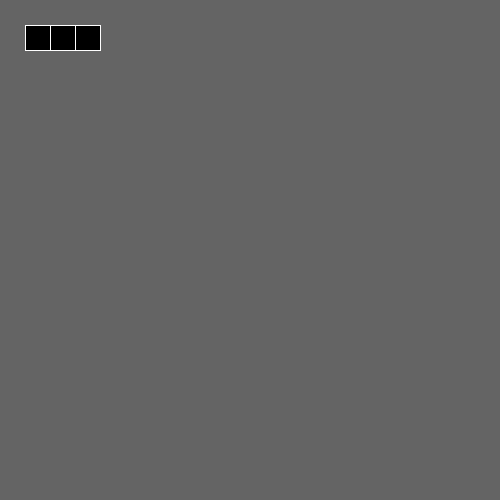
Frame 1 (no input)
Frame 60 (the mouse pressed at the canvas centre just before this capture): identical to frame 1, image omitted
Frame 120 (the mouse held since frame 60 and released just before this capture): identical to frame 1, image omitted

The Processing sketch that drew this single still picture (run headless with seeded random() and noise(); from frame 60 on, the mouse is pressed at the canvas centre):

// Processing sketch: processing_96655
// ── processing_96655.pde

class Location { // Define a new class called Location
   int row; // row id
   int column; // column id
   Location(int row, int column) {
     this.row = row;
     this.column = column;
   }
 }
 
ArrayList<Location> snake;
 final int COLS = 20;
 final int ROWS = 20;
 


void setup() {
   size(500, 500);
   startOfSnake();
 }
 
void startOfSnake() { //changed from reset to startOfSnake
   snake = new ArrayList<Location>();
   snake.add(new Location(1,3));
   snake.add(new Location(1,2));
   snake.add(new Location(1,1));
 //  addFood.add(new FoodLocation(random(FOOD_ROWS), random(FOOD_COLS)));
 }
 
/*
 void addFood() {
 
   
   How can we have a one block of food come up in a 
   random location?
    
   This didn't work:
    rect(20, 30, 50, 50);  

}
 */
 


void drawSnake(){
   for(Location l : snake){
     drawRect(l);
   }
 }
 
void drawRect(Location l) {
   int w = width / COLS;
   int h = height / ROWS;
   fill(0);
   stroke(255);
   rect(l.column * w, l.row * h, w, h);
 }
 
void draw() {
   background(100);    
   // updateSnake();
     drawSnake();
     
}
 
// Simple test of moving snake to the right
 void keyPressed() {
   int direction = RIGHT;
   if (key == CODED) {
     direction = keyCode;
   }
   // if(!gotFood){
   snake.remove(snake.size() - 1); // remove old tail
   Location head = snake.get(0); // current head
   Location newHead = null;
   
  switch(direction) {
     case RIGHT:
       newHead = new Location(head.row, head.column + 1);
       break;
     case LEFT:
       newHead = new Location(head.row, head.column - 1);
       break;
     case UP:
       newHead = new Location(head.row - 1, head.column);
       break;
     case DOWN:
       newHead = new Location(head.row + 1, head.column);
       break;
   }
    if ( newHead.row>=ROWS)
    {
      newHead.row=ROWS-1;
    }
    if ( newHead.column>=COLS)
    {
      newHead.column=COLS-1;
    }
     if ( newHead.row<0)
    {
      newHead.row=0;
    }
    if ( newHead.column<0)
    {
      newHead.column=0;
    }
   snake.add(0, newHead); // add new head to right of old
 }
